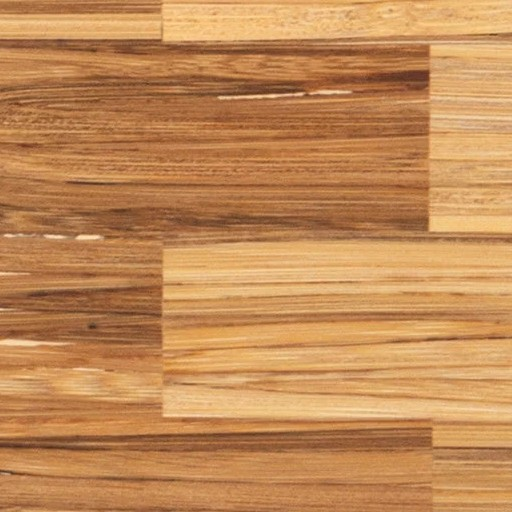
#> input picture datasets/US Coins - Kaggle/backgrounds/bg1.jpg, 512 x 512 px
$ python -i random_background_augmentation.py   (imports and definitions only)
#> lines starting #> are read from the running program, lines starting #| are printed output that depends on the picture; after the words box and inside, x2 and y2 are one past the last pixel; in counts of white or black regions, pixels touching at a corner belong together
#> further down, picture is the input picture: shape (512, 512, 3); mean B, G, R 86.6, 138.6, 194.6

import cv2
import numpy as np
import random
from pathlib import Path

# CONFIGURATION
# Repository root (directory containing this script)
ROOT_DIR = Path(__file__).resolve().parent

# Input directories
COINS_DIR = (
    ROOT_DIR
    / "datasets"
    / "US Coins - Kaggle"
    / "coins"
)

BACKGROUNDS_DIR = (
    ROOT_DIR
    / "datasets"
    / "US Coins - Kaggle"
    / "backgrounds"
)

# Coin denomination folders
COIN_FOLDERS = [
    "Lincoln Cents, 1909-Date SIZE=512",
    "Washington Quarters, 1932-1998 SIZE=512",
    "Jefferson Nickels, 1938-Date SIZE=512",
]

# Output folder suffix
OUTPUT_SUFFIX = ", random_bg"

# Reproducibility: same seed produces the same background selections
RANDOM_SEED = 1

# GrabCut settings
GRABCUT_ITERATIONS = 5

# How much of the image border is initially considered
# definite background. 0.03 means 3% on each side.
GRABCUT_MARGIN = 0.03

# Feather the segmentation boundary to reduce harsh edges.
# Larger values produce softer edges.
MASK_BLUR_SIZE = 5

# Optional: save grayscale foreground masks for inspection.
SAVE_DEBUG_MASKS = False

DEBUG_DIR = ROOT_DIR / "models" / "random_bg_debug"

# Supported image extensions
IMAGE_EXTENSIONS = {
    ".jpg", ".jpeg", ".png", ".webp"
}


# BACKGROUND HANDLING
# [52 lines left out: functions load_background_paths, resize_background, not called in this run]


def isolate_coin(image):
    """
    Segment a coin using GrabCut, morphological cleanup,
    and an approximately circular boundary constraint.
    """

    height, width = image.shape[:2]
#> height = 512; width = 512

    # CONFIGURATION

    GRABCUT_MARGIN = 0.03
    GRABCUT_ITERATIONS = 5

    # Morphological cleanup
    MORPH_KERNEL_SIZE = 5
    CLOSING_ITERATIONS = 2
    OPENING_ITERATIONS = 1

    # Circular constraint
    CIRCLE_PADDING = 1.04
    # 1.00 = exact estimated radius
    # 1.04 = 4% larger than estimated radius
    # 1.08 = 8% larger

    # GRABCUT

    margin_x = int(width * GRABCUT_MARGIN)
#> margin_x = 15
    margin_y = int(height * GRABCUT_MARGIN)
#> margin_y = 15

    mask = np.zeros((height, width), np.uint8)

    rect = (
        margin_x,
        margin_y,
        width - 2 * margin_x,
        height - 2 * margin_y
    )
#> rect = (15, 15, 482, 482)

    background_model = np.zeros((1, 65), np.float64)
    foreground_model = np.zeros((1, 65), np.float64)

    cv2.grabCut(
        image,
        mask,
        rect,
        background_model,
        foreground_model,
        GRABCUT_ITERATIONS,
        cv2.GC_INIT_WITH_RECT
    )

    foreground_mask = np.where(
        (mask == cv2.GC_FGD) | (mask == cv2.GC_PR_FGD),
        255,
        0
    ).astype(np.uint8)

    # KEEP LARGEST CONNECTED COMPONENT

    count, labels, stats, centroids = (
        cv2.connectedComponentsWithStats(
            foreground_mask,
            connectivity=8
        )
    )
#> count = 2; centroids = [[266.6, 305.9], [229.8, 139]]
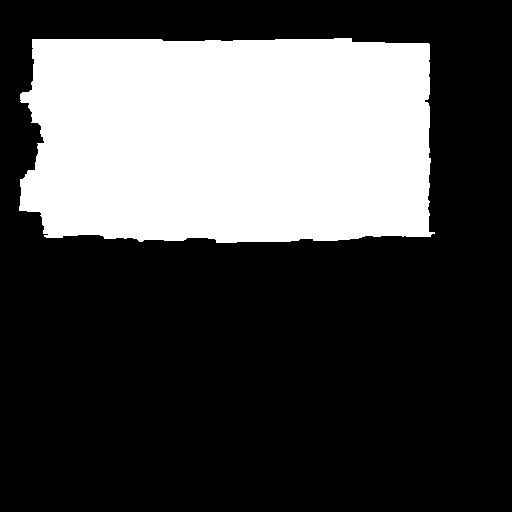
#> foreground_mask: shape (512, 512); 30.2% white; 1 white region

    if count <= 1:
        raise RuntimeError("GrabCut failed to detect foreground.")

    largest_component = 1 + np.argmax(
        stats[1:, cv2.CC_STAT_AREA]
    )
#> largest_component = 1

    foreground_mask = np.where(
        labels == largest_component,
        255,
        0
    ).astype(np.uint8)

    # MORPHOLOGICAL CLEANUP

    kernel = cv2.getStructuringElement(
        cv2.MORPH_ELLIPSE,
        (MORPH_KERNEL_SIZE, MORPH_KERNEL_SIZE)
    )

    # Closing fills small holes and gaps.
    foreground_mask = cv2.morphologyEx(
        foreground_mask,
        cv2.MORPH_CLOSE,
        kernel,
        iterations=CLOSING_ITERATIONS
    )

    # Opening removes small isolated foreground artifacts.
    foreground_mask = cv2.morphologyEx(
        foreground_mask,
        cv2.MORPH_OPEN,
        kernel,
        iterations=OPENING_ITERATIONS
    )


    # ESTIMATE COIN BOUNDARY

    contours, _ = cv2.findContours(
        foreground_mask,
        cv2.RETR_EXTERNAL,
        cv2.CHAIN_APPROX_SIMPLE
    )
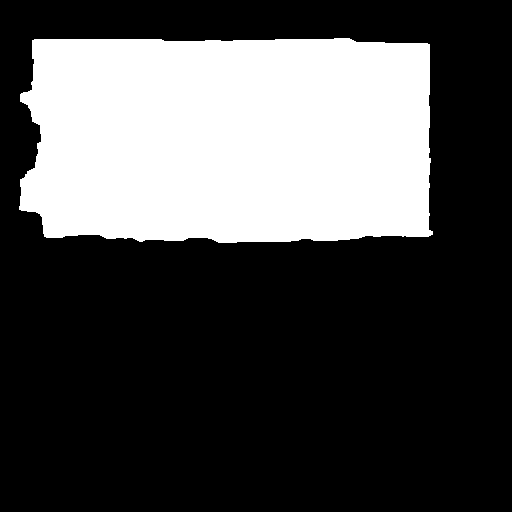
#> foreground_mask: shape (512, 512); 30.2% white; 1 white region, box (x1, y1, x2, y2) and area: (19, 38, 433, 243) 79193

    if not contours:
        raise RuntimeError("No foreground contour found.")

    largest_contour = max(
        contours,
        key=cv2.contourArea
    )

    # Estimate center and radius.
    (center_x, center_y), radius = cv2.minEnclosingCircle(
        largest_contour
    )
#> center_x = 230.4

    # Adjust radius.
    CIRCLE_PADDING = 1.03
    radius *= CIRCLE_PADDING

    # CREATE FILLED CIRCULAR MASK

    circle_mask = np.zeros(
        (height, width),
        dtype=np.uint8
    )

    cv2.circle(
        circle_mask,
        (int(center_x), int(center_y)),
        int(radius),
        255,
        thickness=-1
    )
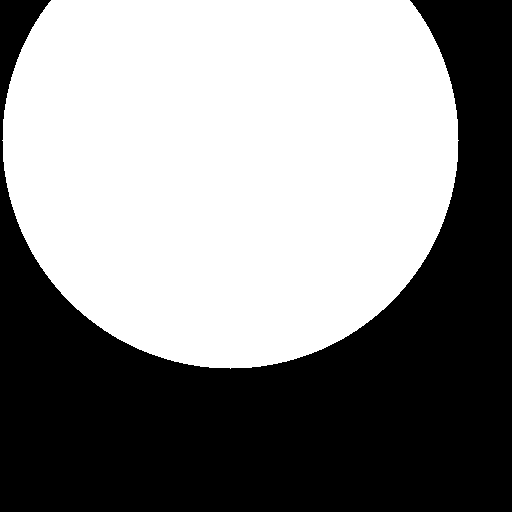
#> circle_mask: shape (512, 512); 53.9% white; 1 black region, box (x1, y1, x2, y2) and area: (0, 0, 512, 512) 120791

    # Use the filled circle instead of GrabCut's irregular mask.
    foreground_mask = circle_mask

    # SOFTEN EDGES

    foreground_mask = cv2.GaussianBlur(
        foreground_mask,
        (5, 5),
        0
    )

    return foreground_mask


# IMAGE COMPOSITING
# [173 lines left out: functions composite_coin, main, not called in this run]


# [2 lines not run here, left out]

>>> import cv2
>>> picture = cv2.imread('datasets/US Coins - Kaggle/backgrounds/bg1.jpg')
>>> result = isolate_coin(picture)

$ run again, on datasets/US Coins - Local/coins/Nickels/n2-obv-2018-mint=P.jpeg
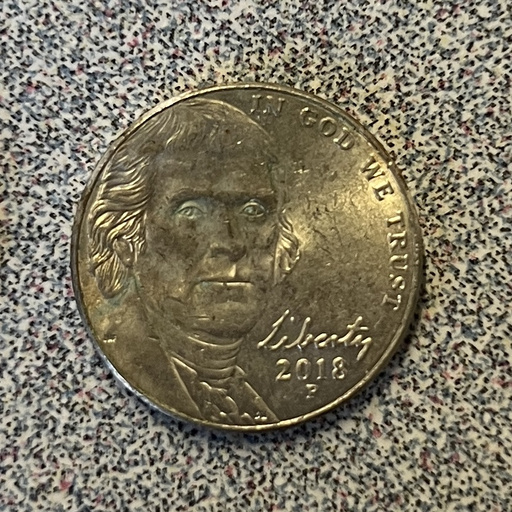
#> input picture datasets/US Coins - Local/coins/Nickels/n2-obv-2018-mint=P.jpeg, 512 x 512 px
#> picture is the input picture: shape (512, 512, 3); mean B, G, R 99.6, 118.6, 125.2
#> in isolate_coin, `count, labels, stats, centroids = ( cv2.connectedComponentsWithStats( ..`:
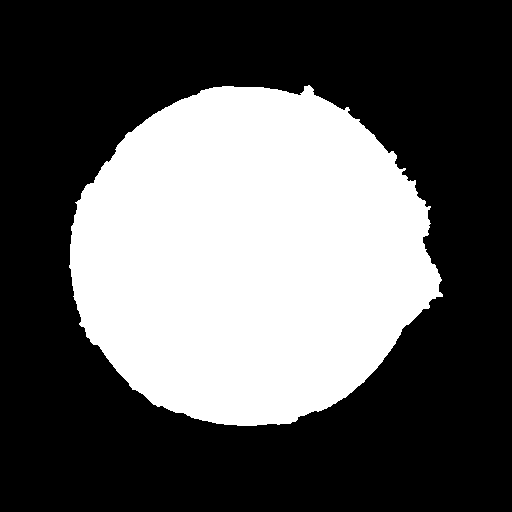
#> foreground_mask: shape (512, 512); 36.6% white; 1 white region
#> in isolate_coin, `cv2.circle( circle_mask, (int(center_x), int(center_y)), int(radius), ..`:
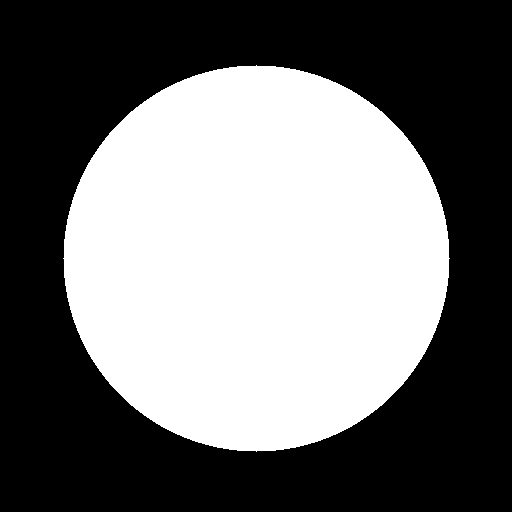
#> circle_mask: shape (512, 512); 44.6% white; 1 white region, box (x1, y1, x2, y2) and area: (63, 65, 450, 452) 116965
